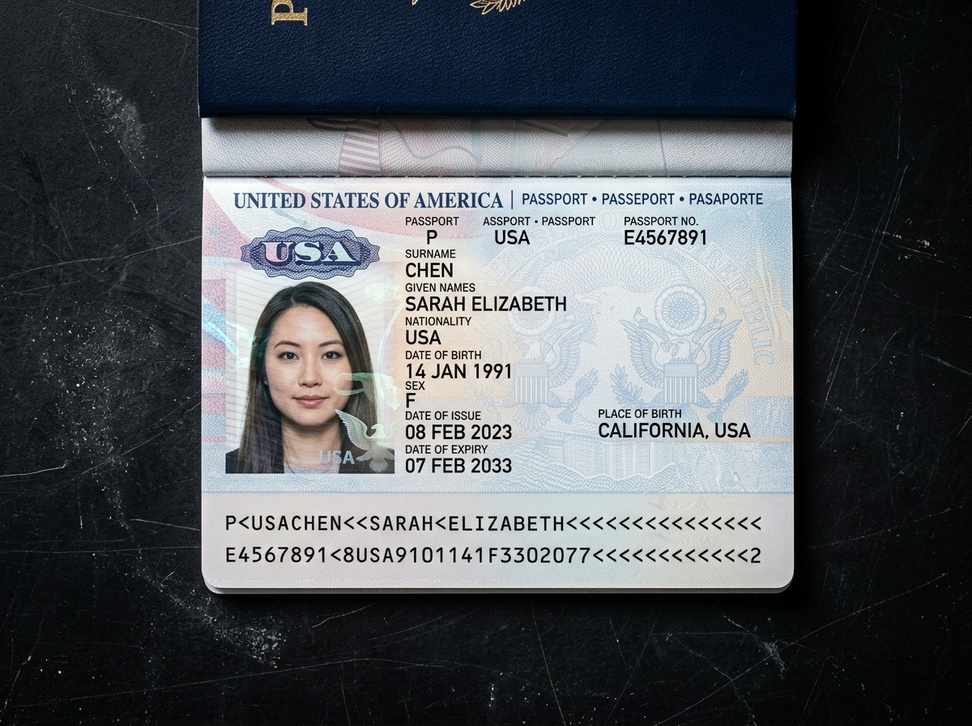
#> input picture public/sample_passport_clean.jpg, 972 x 726 px, shrunk from 1200 x 896 before the run
$ python preprocess.py ../public/sample_passport_clean.jpg out.png
#> lines starting #> are read from the running program, lines starting #| are printed output that depends on the picture; after the words box and inside, x2 and y2 are one past the last pixel; in counts of white or black regions, pixels touching at a corner belong together
#!/usr/bin/env python3
"""
Advanced Image Preprocessing for Handwritten Answer Scripts
Implements computer vision techniques to clean and enhance scanned answer scripts
before OCR processing.

Techniques applied:
1. Bilateral Filtering — Removes noise while preserving handwriting edges
2. Adaptive Thresholding — Handles shadows and lighting variations in phone photos
3. Morphological Operations — Connects broken pen strokes
4. Gaussian Blur — Additional noise reduction for dirty/scanned papers

Usage:
    python preprocess.py <input_image_path> <output_image_path>
"""

import cv2
import numpy as np
import sys
import os


def apply_gaussian_denoising(img: np.ndarray) -> np.ndarray:
    """Apply Gaussian Blur to reduce high-frequency noise."""
    return cv2.GaussianBlur(img, (3, 3), 0)


def apply_bilateral_filter(img: np.ndarray) -> np.ndarray:
    """
    Bilateral filtering: Removes noise while keeping edges sharp.
    This is crucial for handwriting where edge preservation is important.
    """
    return cv2.bilateralFilter(img, 9, 75, 75)


def apply_adaptive_thresholding(img: np.ndarray) -> np.ndarray:
    """
    Adaptive Thresholding using Gaussian method.
    Handles shadows and lighting variations in phone-captured images.
    Block size 11, constant C 2.
    """
    return cv2.adaptiveThreshold(
        img, 255, cv2.ADAPTIVE_THRESH_GAUSSIAN_C,
        cv2.THRESH_BINARY, 11, 2
    )


def apply_morphological_operations(img: np.ndarray) -> np.ndarray:
    """
    Apply dilation to connect broken pen strokes that often occur
    with light-pressure handwriting or poor scan quality.
    """
    kernel = np.ones((1, 1), np.uint8)
    return cv2.dilate(img, kernel, iterations=1)


def apply_perspective_transform(img: np.ndarray) -> np.ndarray:
    """
    Attempt to detect and correct perspective distortion in tilted
    phone photos. Uses edge detection and Hough lines to find
    the document boundary.
    Falls back to original image if transform fails.
    """
    try:
        # Edge detection
        edges = cv2.Canny(img, 50, 150, apertureSize=3)

        # Find lines
        lines = cv2.HoughLinesP(
            edges, 1, np.pi / 180, 100,
            minLineLength=100, maxLineGap=10
        )

        if lines is None or len(lines) < 4:
            return img  # Not enough lines for perspective correction

        return img
    except Exception:
        return img


def apply_advanced_cleaning(image_path: str, output_path: str) -> str:
    """
    Full preprocessing pipeline for answer script images.

    Args:
        image_path: Path to input image (student answer script)
        output_path: Path to save the cleaned image

    Returns:
        Path to the cleaned output image
    """
#> called with image_path = '../public/sample_passport_clean.jpg', output_path = 'out.png'
    if not os.path.exists(image_path):
        raise FileNotFoundError(f"Input image not found: {image_path}")

    # Read image in grayscale
    img = cv2.imread(image_path, cv2.IMREAD_GRAYSCALE)
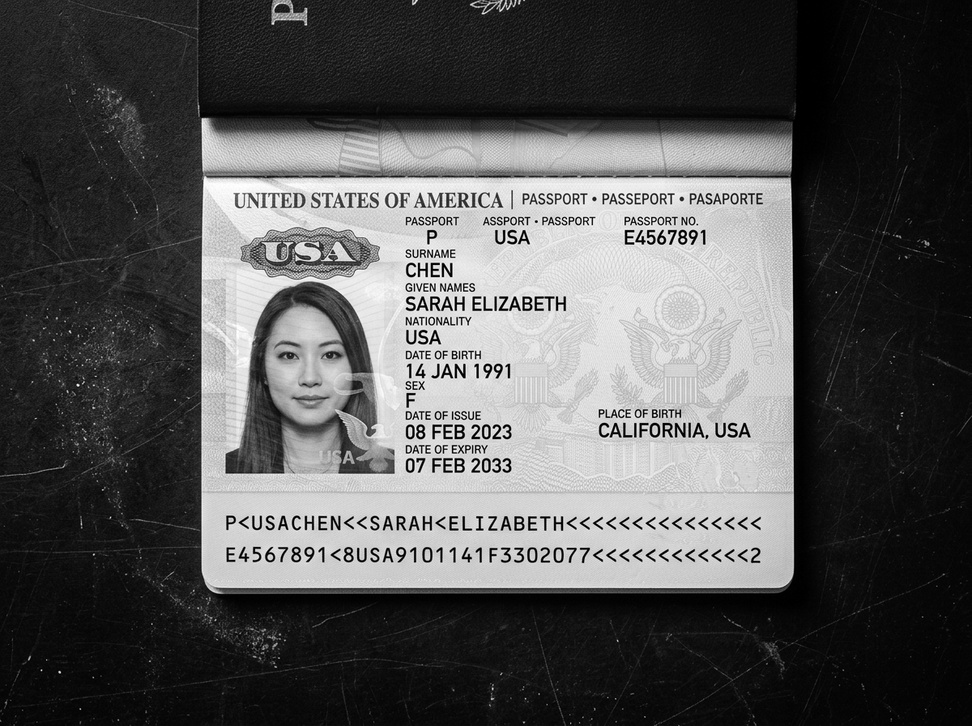
#> img: shape (726, 972); min 0, max 255, mean 84.7
    if img is None:
        raise ValueError(f"Failed to read image: {image_path}")

    original_dtype = img.dtype

    # Step 1: Perspective correction (for tilted phone photos)
    img = apply_perspective_transform(img)
#> in apply_perspective_transform, `edges = cv2.Canny(img, 50, 150, apertureSize=3)`:
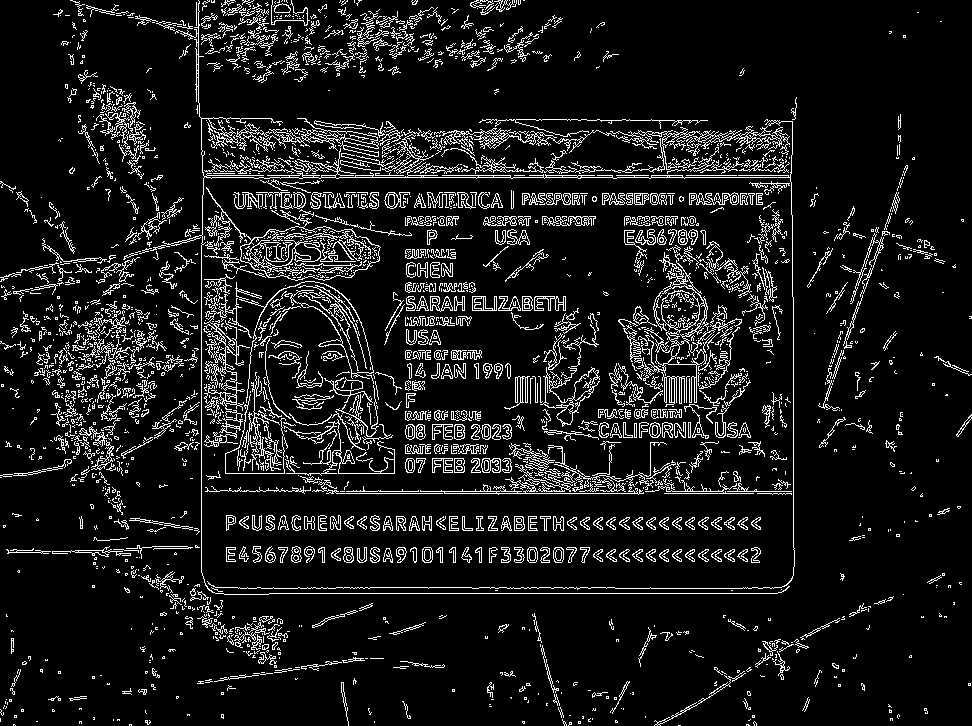
#> edges: shape (726, 972); 9.7% white in thin lines or dots
#> in apply_perspective_transform, `lines = cv2.HoughLinesP( edges, 1, np.pi / 180, 100, minLineLength=100..`: lines = 136 rows, first 6: [203, 175, 790, 175], [204, 177, 790, 177], [201, 491, 654, 491], [269, 593, 777, 593], [326, 493, 643, 493], [298, 587, 614, 587]

    # Step 2: Gaussian denoising (reduce scanner noise)
    img = apply_gaussian_denoising(img)

    # Step 3: Bilateral filtering (preserve handwriting edges while smoothing)
    # Convert back to uint8 if needed (bilateralFilter requires uint8)
    if img.dtype != np.uint8:
        img = cv2.normalize(img, None, 0, 255, cv2.NORM_MINMAX).astype(np.uint8)
    img = apply_bilateral_filter(img)
#> in apply_bilateral_filter, `return cv2.bilateralFilter(img, 9, 75, 75)`:
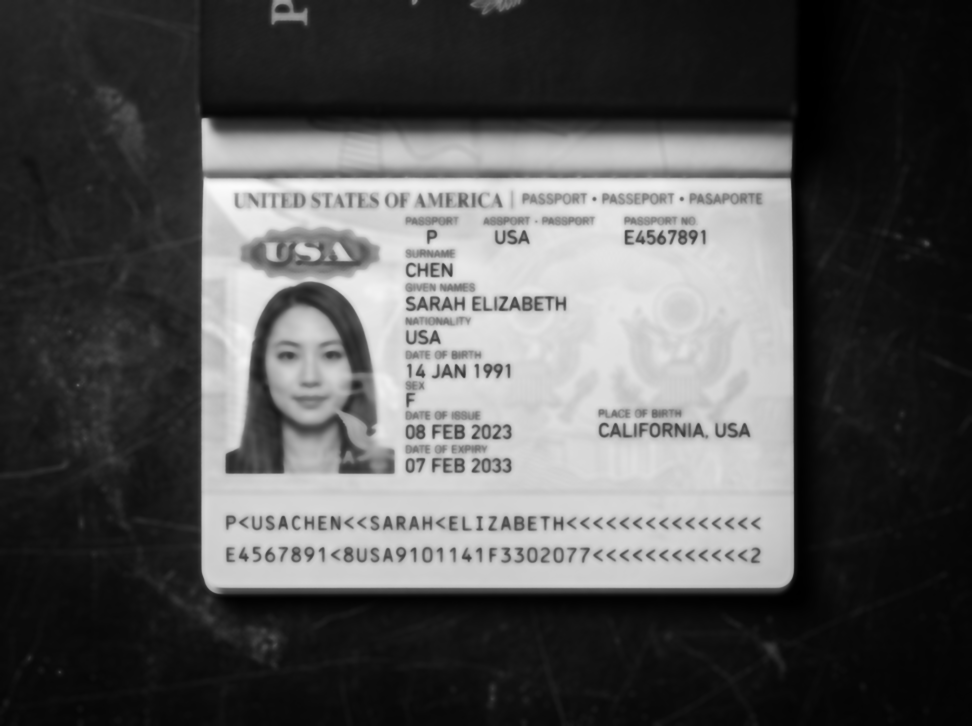
#> returned value: shape (726, 972); min 0, max 251, mean 85

    # Step 4: Adaptive thresholding (binarize with lighting compensation)
    if img.dtype != np.uint8:
        img = cv2.normalize(img, None, 0, 255, cv2.NORM_MINMAX).astype(np.uint8)
    img = apply_adaptive_thresholding(img)
#> in apply_adaptive_thresholding, `return cv2.adaptiveThreshold( img, 255, cv2.ADAPTIVE_THRESH_GAUSSIAN_C..`:
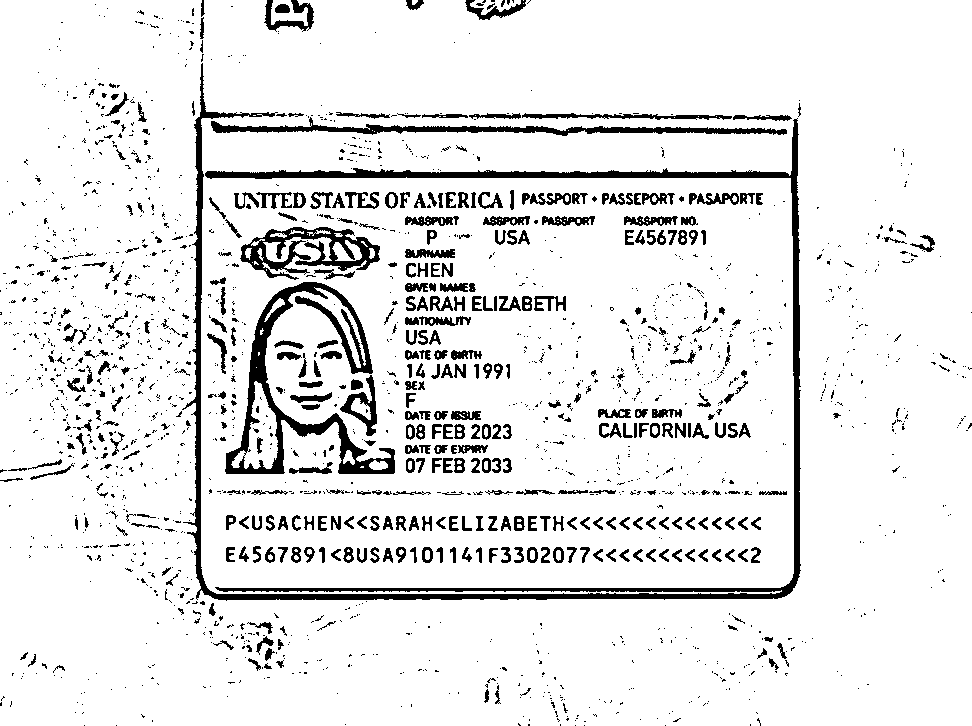
#> returned value: shape (726, 972); 90.7% white; 1982 black regions (1568 under 20 px), largest, box (x1, y1, x2, y2) and area: (182, 63, 801, 601) 15115, (225, 282, 395, 474) 6513, (211, 117, 787, 136) 3146

    # Step 5: Morphological operations (connect broken strokes)
    img = apply_morphological_operations(img)

    # Ensure output directory exists
    os.makedirs(os.path.dirname(output_path) if os.path.dirname(output_path) else '.', exist_ok=True)

    # Save the cleaned image
    cv2.imwrite(output_path, img)
    print(f"Preprocessing complete. Cleaned image saved to: {output_path}")

    return output_path


if __name__ == "__main__":
    if len(sys.argv) < 3:
        print("Usage: python preprocess.py <input_image_path> <output_image_path>")
        print("Example: python preprocess.py uploads/student_script.jpg uploads/cleaned_script.png")
        sys.exit(1)

    input_path = sys.argv[1]
    output_path = sys.argv[2]

    try:
        apply_advanced_cleaning(input_path, output_path)
    except Exception as e:
        print(f"Error during preprocessing: {str(e)}", file=sys.stderr)
        sys.exit(1)
